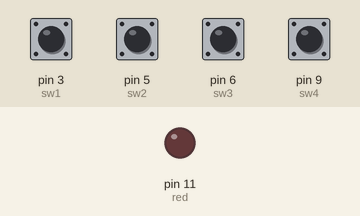
Simulated run of this sketch. Board: Arduino Uno, built with avr-gcc and run on an emulated ATmega328P. Shown: output pins drawn as LEDs (lit = HIGH). The test bench sets the inputs (shaded band); at power-on: pin 3 (sw1), pin 5 (sw2), pin 6 (sw3), pin 9 (sw4) LOW.

Above: at 1.2 s.
1.3 s: pin 3 (sw1) pulled HIGH for 0.15 s
At 2.5 s:
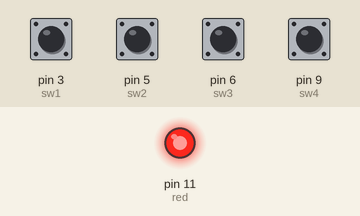
2.9 s: pin 5 (sw2) pulled HIGH for 0.15 s
At 3.9 s:
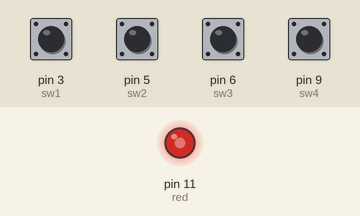
4.5 s: pin 6 (sw3) pulled HIGH for 0.15 s
At 5.1 s:
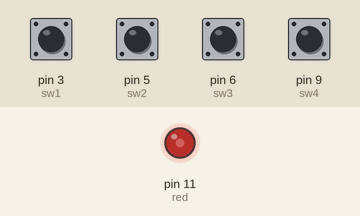
6.1 s: pin 9 (sw4) pulled HIGH for 0.15 s
At 7.3 s:
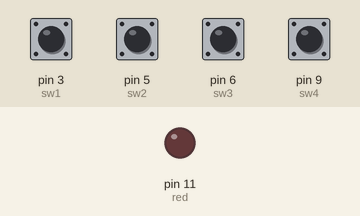
7.7 s: pin 3 (sw1) pulled HIGH for 1 s
At 8.7 s:
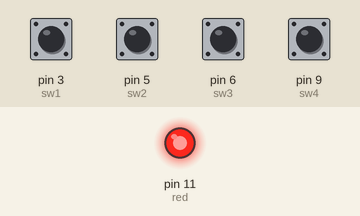
10.2 s: pin 5 (sw2) pulled HIGH for 1 s
At 10.6 s:
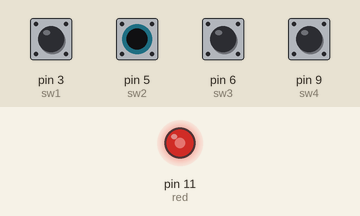
Timing chart, 0 to 13.2 s (numbered marks = the images above; inputs shaded):
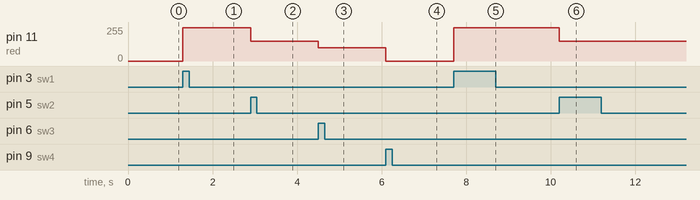

The sketch:

task2.ino
```cpp
int sw1 = 3;
int sw2 = 5;
int sw3 = 6;
int sw4 = 9;
int red = 11;

void setup() {
  // put your setup code here, to run once:
  pinMode( red, OUTPUT);
  pinMode(sw1, INPUT);
  pinMode(sw2, INPUT);
  pinMode(sw3, INPUT);
  pinMode(sw4, INPUT);

}

void loop() {
  // put your main code here, to run repeatedly:


  while (digitalRead(sw1) == HIGH)
  {
    analogWrite( red , 250);
  }
  while (digitalRead(sw2) == HIGH)
  {
    if (digitalRead(sw4) == HIGH)
    {
      analogWrite( red , 255);
    }
    else
      analogWrite( red , 150);
  }
  while (digitalRead(sw3) == HIGH)
  {
    analogWrite( red , 100);
  }
  while (digitalRead(sw4) == HIGH)
  {
    if (digitalRead(sw2) == HIGH)
    {
      analogWrite( red , 255);
    }
    else
      analogWrite( red , 0);
  }


  /*
    if (digitalRead(sw1) == HIGH)
    {
      analogWrite( red , 250);
    }

    if ( digitalRead(sw2) == HIGH)
    {
      analogWrite( red , 150);
    }

    if (digitalRead(sw3) == HIGH)
    {
      analogWrite( red , 100);
    }

    if (digitalRead(sw4) == HIGH)
    {
      analogWrite( red , 0);
    }
    if (digitalRead(sw2) == HIGH && digitalRead(sw4) == HIGH )
    {
      analogWrite(red, 50);
    }*/

}
```

Measured:
- after the input at 1.3 s, pin 11 (red): 0/255 → 250/255 at once
- after the input at 2.9 s, pin 11 (red): 250/255 → 150/255 at once
- after the input at 4.5 s, pin 11 (red): 150/255 → 100/255 at once
- after the input at 6.1 s, pin 11 (red): 100/255 → 0/255 at once
- after the input at 7.7 s, pin 11 (red): 0/255 → 250/255 at once
- after the input at 10.2 s, pin 11 (red): 250/255 → 150/255 at once
